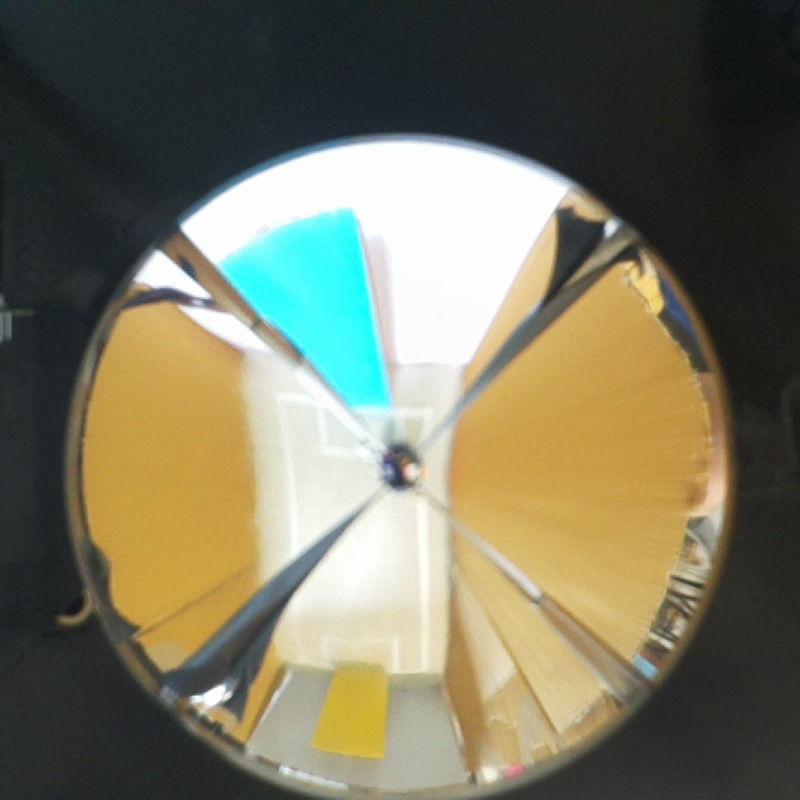
#> input picture test.png, 800 x 800 px, given in place of the camera
$ python Localisation-test.py
#> lines starting #> are read from the running program, lines starting #| are printed output that depends on the picture; after the words box and inside, x2 and y2 are one past the last pixel; in counts of white or black regions, pixels touching at a corner belong together
import cv2
import numpy as np

def blue_goal_mask(frame: cv2.Mat):
    # Convert the frame to HSV color space
    hsv = cv2.cvtColor(frame, cv2.COLOR_BGR2HSV)

    # Define the lower and upper bounds for blue color in HSV
    lower_blue = (100, 150, 0)
    upper_blue = (140, 255, 255)

    # Create a mask for blue color
    mask = cv2.inRange(hsv, lower_blue, upper_blue)

    return mask

def yellow_goal_mask(frame: cv2.Mat):
    # Convert the frame to HSV color space
    hsv = cv2.cvtColor(frame, cv2.COLOR_BGR2HSV)

    # Define the lower and upper bounds for yellow color in HSV
    lower_yellow = (20, 100, 100)
    upper_yellow = (30, 255, 255)

    # Create a mask for yellow color
    mask = cv2.inRange(hsv, lower_yellow, upper_yellow)

    return mask

def get_goal_bounding_box(mask: cv2.Mat):
    # Find contours in the mask
    contours, _ = cv2.findContours(mask, cv2.RETR_EXTERNAL, cv2.CHAIN_APPROX_SIMPLE)

    if contours:
        # Get the largest contour
        largest_contour = max(contours, key=cv2.contourArea)
        if largest_contour is None or cv2.contourArea(largest_contour) < 100:
            return None

        # Get the bounding rectangle of the largest contour
        x, y, w, h = cv2.boundingRect(largest_contour)

        return (x, y, w, h)

    return None

def get_box_center(bounding_box: tuple):
    if bounding_box:
        x, y, w, h = bounding_box
        center_x = x + w // 2
        center_y = y + h // 2
        return (center_x, center_y)
    return None

cap = cv2.VideoCapture(0)
ret, frame = cap.read()
#> frame is the input picture: shape (800, 800, 3); mean B, G, R 96, 117.5, 119.5
dims = np.array(frame.shape[:2])[::-1]
#> dims = [800, 800]
center = dims // 2
#> center = [400, 400]
print(f"Frame dimensions: {dims}")
#| Frame dimensions: [800 800]
while True:
    ret, frame = cap.read()
    blue_goal_bounding_box = get_goal_bounding_box(blue_goal_mask(frame))
#> in blue_goal_mask, `hsv = cv2.cvtColor(frame, cv2.COLOR_BGR2HSV)`: hsv: shape (800, 800, 3); mean H, S, V 51.6, 67.8, 128.2
#> in blue_goal_mask, `mask = cv2.inRange(hsv, lower_blue, upper_blue)`: mask: shape (800, 800); every value is 0
#> in get_goal_bounding_box, `contours, _ = cv2.findContours(mask, cv2.RETR_EXTERNAL, cv2.CHAIN_APPR..`: contours = []
    yellow_goal_bounding_box = get_goal_bounding_box(yellow_goal_mask(frame))
#> in yellow_goal_mask, `mask = cv2.inRange(hsv, lower_yellow, upper_yellow)`:
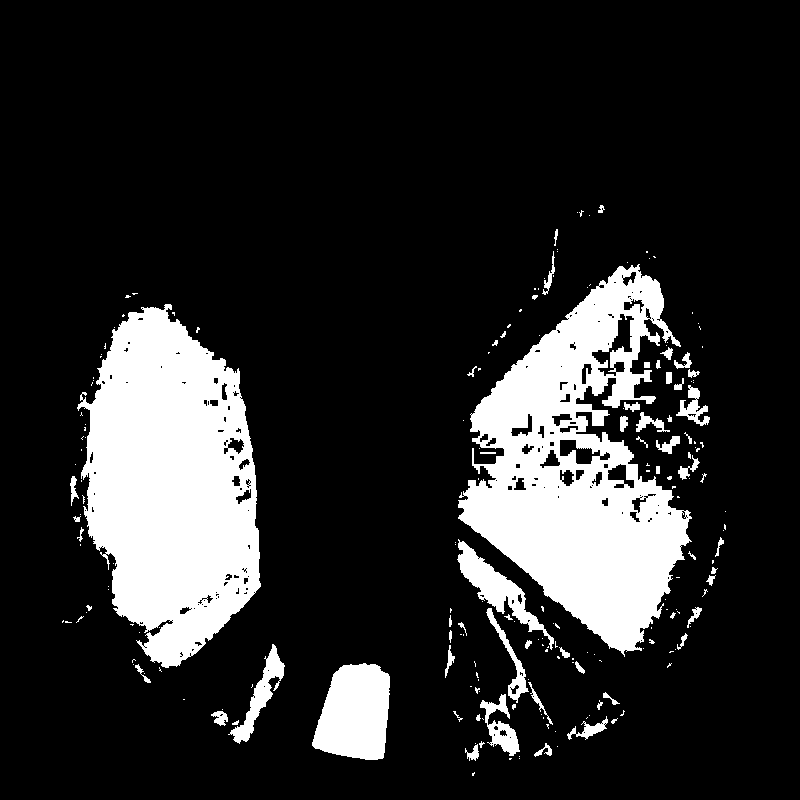
#> mask: shape (800, 800); 16.7% white; 210 white regions (146 under 20 px)
#> in get_goal_bounding_box (call 2), `contours, _ = cv2.findContours(mask, cv2.RETR_EXTERNAL, cv2.CHAIN_APPR..`: contours = 210 contours, 171 with area under 20; largest, box (x1, y1, x2, y2) and area: (458, 264, 692, 657) 47780, (77, 304, 261, 668) 45924, (312, 663, 390, 760) 5701, (457, 539, 554, 650) 2358, (228, 644, 285, 744) 1295
#> yellow_goal_bounding_box = (458, 264, 234, 393)
    blue_goal_center = get_box_center(blue_goal_bounding_box) if blue_goal_bounding_box else None
    yellow_goal_center = get_box_center(yellow_goal_bounding_box) if yellow_goal_bounding_box else None
#> in get_box_center, `x, y, w, h = bounding_box`: x = 458; y = 264; w = 234; h = 393
#> in get_box_center, `center_x = x + w // 2`: center_x = 575
#> in get_box_center, `center_y = y + h // 2`: center_y = 460
#> yellow_goal_center = (575, 460)

    if blue_goal_bounding_box:
        cv2.circle(frame, blue_goal_center, 5, (255, 0, 0), -1)  # Blue goal center
        cv2.rectangle(frame, (blue_goal_bounding_box[0], blue_goal_bounding_box[1]),
                  (blue_goal_bounding_box[0] + blue_goal_bounding_box[2], blue_goal_bounding_box[1] + blue_goal_bounding_box[3]),
                  (255, 0, 0), 2)
    if yellow_goal_bounding_box:
        cv2.circle(frame, yellow_goal_center, 5, (0, 255, 255), -1)  # Yellow goal center
#> frame: shape (800, 800, 3); 0.01% of pixels changed, all inside (x1, y1, x2, y2) = (570, 455, 581, 466)
        cv2.rectangle(frame, (yellow_goal_bounding_box[0], yellow_goal_bounding_box[1]),
                  (yellow_goal_bounding_box[0] + yellow_goal_bounding_box[2], yellow_goal_bounding_box[1] + yellow_goal_bounding_box[3]),
                  (0, 180, 220), 2)
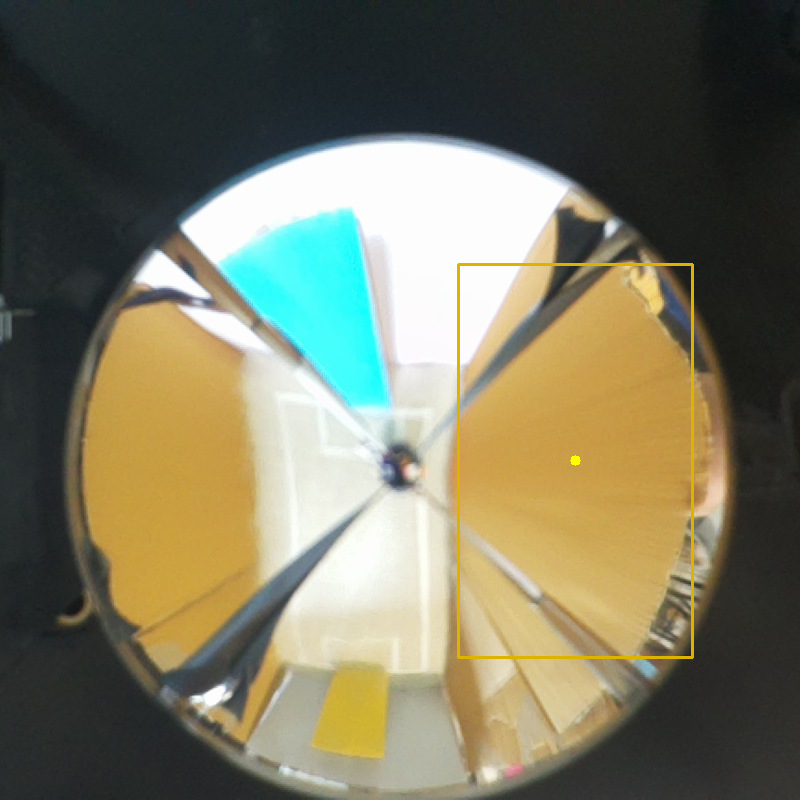
#> frame: shape (800, 800, 3); mean B, G, R 95.3, 117.7, 119.8

    blue_goal_vector = blue_goal_center - center if blue_goal_center else None
    yellow_goal_vector = yellow_goal_center - center if yellow_goal_center else None
#> yellow_goal_vector = [175, 60]
    if blue_goal_vector is not None and yellow_goal_vector is not None:
        # Draw vectors to goals
        cv2.arrowedLine(frame, center, blue_goal_center, (255, 0, 0), 2)
        cv2.arrowedLine(frame, center, yellow_goal_center, (0, 255, 255), 2)

        # Draw vectors from each goal to their sum
        goal_sum_vector = blue_goal_vector + yellow_goal_vector
        cv2.arrowedLine(frame, blue_goal_center, goal_sum_vector + center, (255, 0, 0), 2)
        cv2.arrowedLine(frame, yellow_goal_center, goal_sum_vector + center, (0, 255, 255), 2)

        # Draw vector from camera center to center of field, which is half of the goal sum
        field_center = center + goal_sum_vector // 2
        cv2.arrowedLine(frame, center, field_center, (0, 255, 0), 2)

    cv2.imshow('Frame', frame)
    if cv2.waitKey(1) & 0xFF == ord('b'):
#> (key Esc is pressed here)
        break
